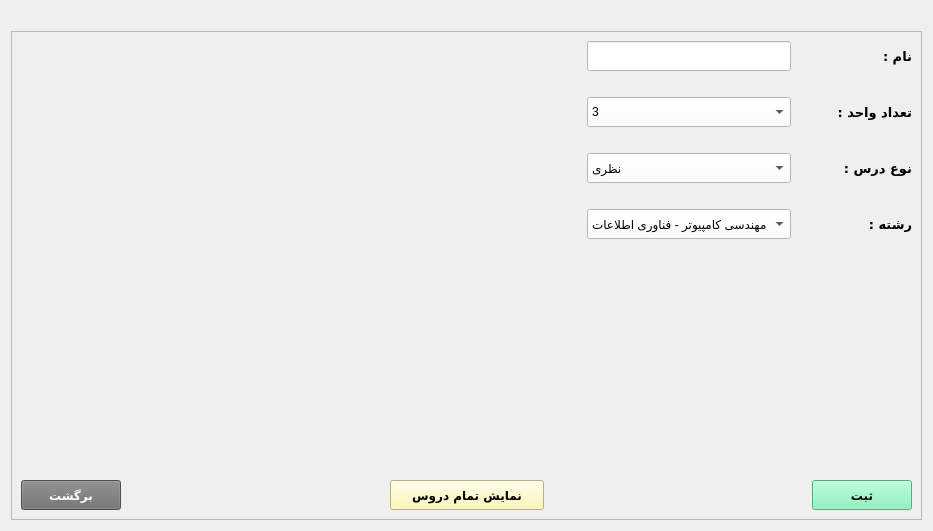
     <widget class="QWidget" name="tab">
      <attribute name="title">
       <string>ثبت درس جدید</string>
      </attribute>
      <layout class="QGridLayout" name="gridLayout_3">
       <item row="1" column="0">
        <widget class="QFrame" name="frame">
         <property name="layoutDirection">
          <enum>Qt::LeftToRight</enum>
         </property>
         <property name="frameShape">
          <enum>QFrame::StyledPanel</enum>
         </property>
         <property name="frameShadow">
          <enum>QFrame::Raised</enum>
         </property>
         <layout class="QGridLayout" name="gridLayout_6">
          <item row="0" column="1">
           <layout class="QHBoxLayout" name="horizontalLayout">
            <item>
             <layout class="QVBoxLayout" name="verticalLayout_2">
              <item>
               <widget class="QLineEdit" name="lineEdit_title">
                <property name="minimumSize">
                 <size>
                  <width>0</width>
                  <height>30</height>
                 </size>
                </property>
                <property name="font">
                 <font>
                  <pointsize>9</pointsize>
                 </font>
                </property>
                <property name="styleSheet">
                 <string notr="true">background-color: white</string>
                </property>
               </widget>
              </item>
              <item>
               <spacer name="horizontalSpacer_3">
                <property name="orientation">
                 <enum>Qt::Horizontal</enum>
                </property>
                <property name="sizeHint" stdset="0">
                 <size>
                  <width>40</width>
                  <height>20</height>
                 </size>
                </property>
               </spacer>
              </item>
              <item>
               <widget class="QComboBox" name="comboBox_tedadVahed">
                <property name="minimumSize">
                 <size>
                  <width>0</width>
                  <height>30</height>
                 </size>
                </property>
                <property name="font">
                 <font>
                  <pointsize>9</pointsize>
                 </font>
                </property>
                <property name="styleSheet">
                 <string notr="true">background-color:white</string>
                </property>
                <property name="currentIndex">
                 <number>2</number>
                </property>
                <item>
                 <property name="text">
                  <string>1</string>
                 </property>
                </item>
                <item>
                 <property name="text">
                  <string>2</string>
                 </property>
                </item>
                <item>
                 <property name="text">
                  <string>3</string>
                 </property>
                </item>
                <item>
                 <property name="text">
                  <string>4</string>
                 </property>
                </item>
               </widget>
              </item>
              <item>
               <spacer name="horizontalSpacer_4">
                <property name="orientation">
                 <enum>Qt::Horizontal</enum>
                </property>
                <property name="sizeHint" stdset="0">
                 <size>
                  <width>40</width>
                  <height>20</height>
                 </size>
                </property>
               </spacer>
              </item>
              <item>
               <widget class="QComboBox" name="comboBox_type">
                <property name="minimumSize">
                 <size>
                  <width>0</width>
                  <height>30</height>
                 </size>
                </property>
                <property name="font">
                 <font>
                  <pointsize>9</pointsize>
                 </font>
                </property>
                <property name="styleSheet">
                 <string notr="true">background-color:white</string>
                </property>
                <item>
                 <property name="text">
                  <string>نظری</string>
                 </property>
                </item>
                <item>
                 <property name="text">
                  <string>عمومی</string>
                 </property>
                </item>
                <item>
                 <property name="text">
                  <string>عملی</string>
                 </property>
                </item>
               </widget>
              </item>
              <item>
               <spacer name="horizontalSpacer_17">
                <property name="orientation">
                 <enum>Qt::Horizontal</enum>
                </property>
                <property name="sizeHint" stdset="0">
                 <size>
                  <width>40</width>
                  <height>20</height>
                 </size>
                </property>
               </spacer>
              </item>
              <item>
               <widget class="QComboBox" name="comboBox_field_2">
                <property name="minimumSize">
                 <size>
                  <width>100</width>
                  <height>30</height>
                 </size>
                </property>
                <property name="font">
                 <font>
                  <pointsize>9</pointsize>
                 </font>
                </property>
                <property name="styleSheet">
                 <string notr="true">background-color: white</string>
                </property>
                <property name="currentText">
                 <string>مهندسی کامپیوتر - فناوری اطلاعات</string>
                </property>
                <property name="currentIndex">
                 <number>0</number>
                </property>
                <property name="maxVisibleItems">
                 <number>20</number>
                </property>
                <item>
                 <property name="text">
                  <string>مهندسی کامپیوتر - فناوری اطلاعات</string>
                 </property>
                </item>
                <item>
                 <property name="text">
                  <string>مهندسی کامپیوتر - نرم افزار</string>
                 </property>
                </item>
                <item>
                 <property name="text">
                  <string>مهندسی عمران</string>
                 </property>
                </item>
                <item>
                 <property name="text">
                  <string>مهندسی صنایع</string>
                 </property>
                </item>
                <item>
                 <property name="text">
                  <string>مهندسی مکانیک</string>
                 </property>
                </item>
                <item>
                 <property name="text">
                  <string>مهندسی معماری</string>
                 </property>
                </item>
                <item>
                 <property name="text">
                  <string>مهندسی پزشکی</string>
                 </property>
                </item>
                <item>
                 <property name="text">
                  <string>مهندسی شیمی</string>
                 </property>
                </item>
                <item>
                 <property name="text">
                  <string>مهندسی مخابرات</string>
                 </property>
                </item>
                <item>
                 <property name="text">
                  <string>مهندسی مواد</string>
                 </property>
                </item>
                <item>
                 <property name="text">
                  <string>مهندسی هوافضا</string>
                 </property>
                </item>
               </widget>
              </item>
             </layout>
            </item>
            <item>
             <spacer name="horizontalSpacer_5">
              <property name="orientation">
               <enum>Qt::Horizontal</enum>
              </property>
              <property name="sizeHint" stdset="0">
               <size>
                <width>40</width>
                <height>20</height>
               </size>
              </property>
             </spacer>
            </item>
            <item>
             <layout class="QVBoxLayout" name="verticalLayout">
              <item>
               <widget class="QLabel" name="label_title">
                <property name="font">
                 <font>
                  <family>B Koodak</family>
                  <pointsize>10</pointsize>
                  <weight>75</weight>
                  <bold>true</bold>
                 </font>
                </property>
                <property name="text">
                 <string>نام :</string>
                </property>
               </widget>
              </item>
              <item>
               <spacer name="horizontalSpacer">
                <property name="orientation">
                 <enum>Qt::Horizontal</enum>
                </property>
                <property name="sizeHint" stdset="0">
                 <size>
                  <width>40</width>
                  <height>20</height>
                 </size>
                </property>
               </spacer>
              </item>
              <item>
               <widget class="QLabel" name="label_tedadVahed">
                <property name="font">
                 <font>
                  <family>B Koodak</family>
                  <pointsize>10</pointsize>
                  <weight>75</weight>
                  <bold>true</bold>
                 </font>
                </property>
                <property name="text">
                 <string>تعداد واحد :</string>
                </property>
               </widget>
              </item>
              <item>
               <spacer name="horizontalSpacer_2">
                <property name="orientation">
                 <enum>Qt::Horizontal</enum>
                </property>
                <property name="sizeHint" stdset="0">
                 <size>
                  <width>40</width>
                  <height>20</height>
                 </size>
                </property>
               </spacer>
              </item>
              <item>
               <widget class="QLabel" name="label_type">
                <property name="font">
                 <font>
                  <family>B Koodak</family>
                  <pointsize>10</pointsize>
                  <weight>75</weight>
                  <bold>true</bold>
                 </font>
                </property>
                <property name="text">
                 <string>نوع درس :</string>
                </property>
               </widget>
              </item>
              <item>
               <spacer name="horizontalSpacer_18">
                <property name="orientation">
                 <enum>Qt::Horizontal</enum>
                </property>
                <property name="sizeHint" stdset="0">
                 <size>
                  <width>40</width>
                  <height>20</height>
                 </size>
                </property>
               </spacer>
              </item>
              <item>
               <widget class="QLabel" name="label_2">
                <property name="font">
                 <font>
                  <family>B Koodak</family>
                  <pointsize>10</pointsize>
                  <weight>75</weight>
                  <bold>true</bold>
                 </font>
                </property>
                <property name="text">
                 <string>رشته :</string>
                </property>
               </widget>
              </item>
             </layout>
            </item>
           </layout>
          </item>
          <item row="0" column="0">
           <spacer name="horizontalSpacer_8">
            <property name="orientation">
             <enum>Qt::Horizontal</enum>
            </property>
            <property name="sizeHint" stdset="0">
             <size>
              <width>560</width>
              <height>20</height>
             </size>
            </property>
           </spacer>
          </item>
          <item row="1" column="1">
           <spacer name="verticalSpacer_2">
            <property name="orientation">
             <enum>Qt::Vertical</enum>
            </property>
            <property name="sizeHint" stdset="0">
             <size>
              <width>20</width>
              <height>235</height>
             </size>
            </property>
           </spacer>
          </item>
          <item row="2" column="0" colspan="2">
           <layout class="QGridLayout" name="gridLayout_2">
            <item row="0" column="3">
             <widget class="QPushButton" name="pushButton_showAllCourses">
              <property name="minimumSize">
               <size>
                <width>154</width>
                <height>30</height>
               </size>
              </property>
              <property name="font">
               <font>
                <family>B Nazanin</family>
                <pointsize>9</pointsize>
                <weight>75</weight>
                <bold>true</bold>
               </font>
              </property>
              <property name="styleSheet">
               <string notr="true">background-color: rgb(255, 248, 165)</string>
              </property>
              <property name="text">
               <string>نمایش تمام دروس</string>
              </property>
             </widget>
            </item>
            <item row="0" column="2">
             <spacer name="horizontalSpacer_6">
              <property name="orientation">
               <enum>Qt::Horizontal</enum>
              </property>
              <property name="sizeHint" stdset="0">
               <size>
                <width>40</width>
                <height>20</height>
               </size>
              </property>
             </spacer>
            </item>
            <item row="0" column="4">
             <spacer name="horizontalSpacer_7">
              <property name="orientation">
               <enum>Qt::Horizontal</enum>
              </property>
              <property name="sizeHint" stdset="0">
               <size>
                <width>40</width>
                <height>20</height>
               </size>
              </property>
             </spacer>
            </item>
            <item row="0" column="0">
             <widget class="QPushButton" name="pushButton_back">
              <property name="minimumSize">
               <size>
                <width>100</width>
                <height>30</height>
               </size>
              </property>
              <property name="font">
               <font>
                <family>B Nazanin</family>
                <pointsize>9</pointsize>
                <weight>75</weight>
                <bold>true</bold>
               </font>
              </property>
              <property name="styleSheet">
               <string notr="true">background-color:rgb(111, 111, 111);
color: white</string>
              </property>
              <property name="text">
               <string>برگشت</string>
              </property>
             </widget>
            </item>
            <item row="0" column="5">
             <widget class="QPushButton" name="pushButton_add">
              <property name="minimumSize">
               <size>
                <width>100</width>
                <height>30</height>
               </size>
              </property>
              <property name="font">
               <font>
                <family>B Nazanin</family>
                <pointsize>9</pointsize>
                <weight>75</weight>
                <bold>true</bold>
               </font>
              </property>
              <property name="styleSheet">
               <string notr="true">background-color:rgb(118, 240, 179)</string>
              </property>
              <property name="text">
               <string>ثبت</string>
              </property>
             </widget>
            </item>
           </layout>
          </item>
         </layout>
        </widget>
       </item>
       <item row="0" column="0">
        <spacer name="horizontalSpacer_20">
         <property name="orientation">
          <enum>Qt::Horizontal</enum>
         </property>
         <property name="sizeHint" stdset="0">
          <size>
           <width>40</width>
           <height>20</height>
          </size>
         </property>
        </spacer>
       </item>
      </layout>
     </widget>
